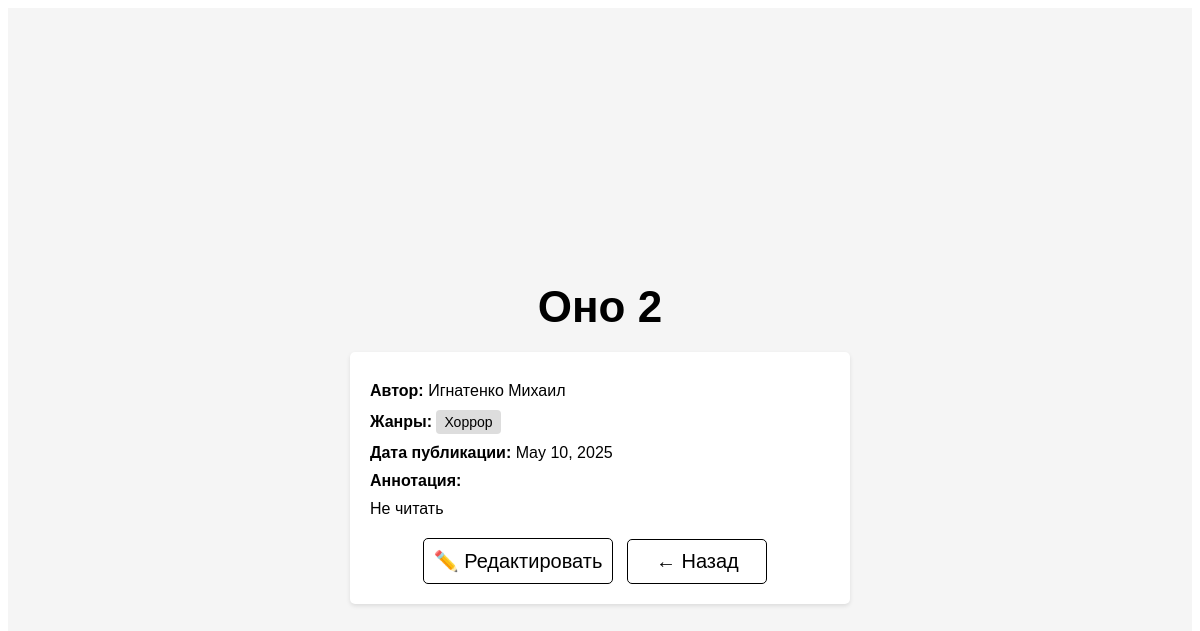
/book/2/, run on the app's committed database.
### library/models.py (models this page shows, shortened)
class Book(models.Model):
    title            = models.CharField("Название книги", max_length=200)
    author           = models.ForeignKey(Author, on_delete=models.CASCADE, related_name="books")
    genres           = models.ManyToManyField(Genre, verbose_name="Жанры")
    publication_date = models.DateField("Дата публикации")
    summary          = models.TextField("Аннотация", blank=True)

class Author(models.Model):
    first_name = models.CharField("Имя", max_length=100)
    last_name  = models.CharField("Фамилия", max_length=100)
    birth_date = models.DateField("Дата рождения", null=True, blank=True)
    def __str__(self):
        return f"{self.last_name} {self.first_name}"

class Genre(models.Model):
    name = models.CharField("Название жанра", max_length=100, unique=True)
    def __str__(self):
        return self.name

### library/views.py (the view)
# urls.py: path('book/<int:pk>/',    views.BookDetailView.as_view(), name='book_detail'),
class BookDetailView(DetailView):
    model = Book
    context_object_name = 'book'
    template_name = 'library/book_detail.html'

### library/templates/library/book_detail.html (shortened to what this page needs)
<!DOCTYPE html>
<html lang="ru">
<head>
</head>
<body>
  <div class="App">
    <h1 class="title">{{ book.title }}</h1>
    <div class="card">
      <p><strong>Автор:</strong> {{ book.author }}</p>
      <p class="badges"><strong>Жанры:</strong>
        {% for g in book.genres.all %}
          <span class="badge">{{ g }}</span>
        {% endfor %}
      </p>
      <p><strong>Дата публикации:</strong> {{ book.publication_date }}</p>
      {% if book.summary %}
        <p><strong>Аннотация:</strong><br>{{ book.summary|linebreaks }}</p>
      {% endif %}
      <div class="actions">
        <button onclick="location.href='{% url 'library:book_edit' book.pk %}'">
          ✏️ Редактировать
        </button>
        <button onclick="location.href='/'">
          ← Назад
        </button>
      </div>
    </div>
  </div>
</body>
</html>

### library/templates/library/book_detail.html (style rules this page uses)
.App { display: flex; flex-direction: column; justify-content: center; align-items: center; background: #f5f5f5; min-height: 100vh; margin: 0; padding: 20px; }
.title { font-family: Arial, Helvetica, sans-serif; font-size: 44px; margin-bottom: 20px; }
.card { background: #fff; padding: 20px; border-radius: 5px; box-shadow: 0 2px 4px rgba(0,0,0,0.1); width: 100%; max-width: 500px; box-sizing: border-box; }
.card p { font-family: Arial, sans-serif; margin: 10px 0; }
.badges { margin: 10px 0; }
.badge { display: inline-block; padding: 4px 8px; background: #ddd; border-radius: 4px; margin-right: 5px; font-size: 14px; }
button { font-family: Arial, Helvetica, sans-serif; padding: 10px; min-width: 140px; font-size: 20px; background-color: #fff; border: 1px solid black; border-radius: 5px; cursor: pointer; margin-right: 10px; }
.actions { text-align: center; margin-top: 20px; }

### data on the page
Book: title "Оно 2", author "Игнатенко Михаил", publication_date "May 10, 2025", summary "Не читать"
Genre: name "Хоррор"
